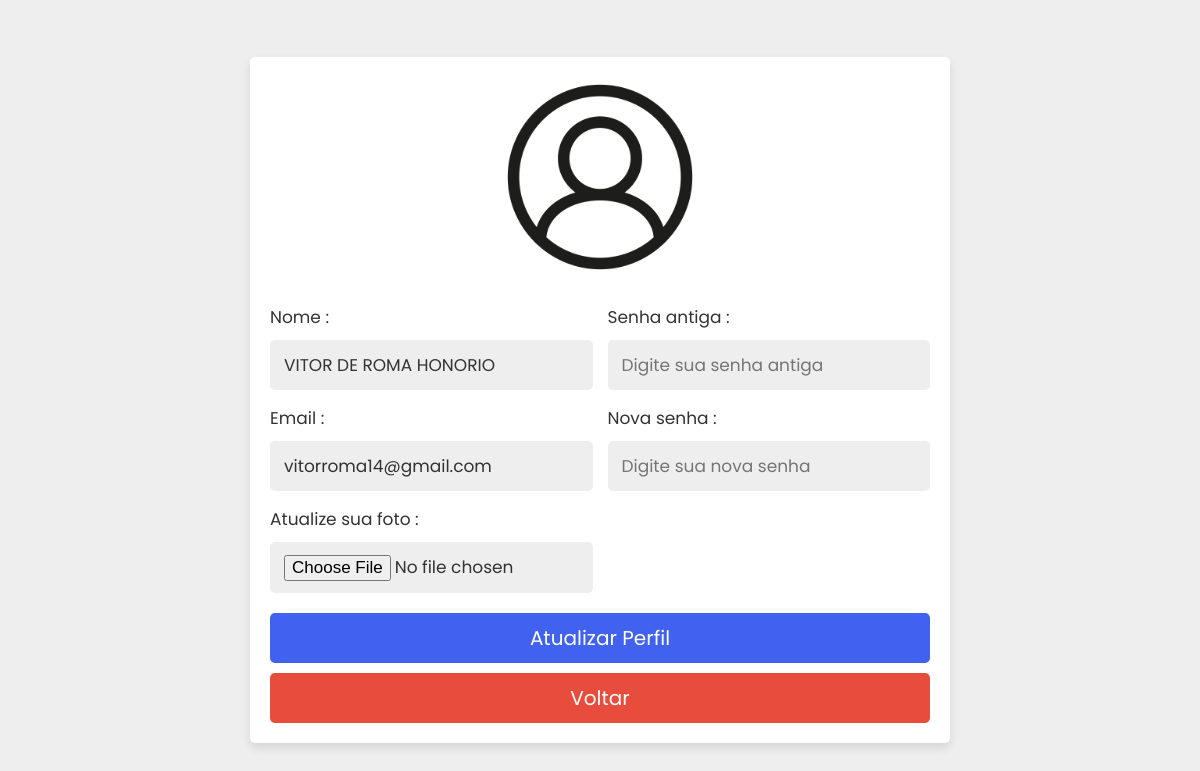
The app's page /edit-profile.php (signed in), older data.
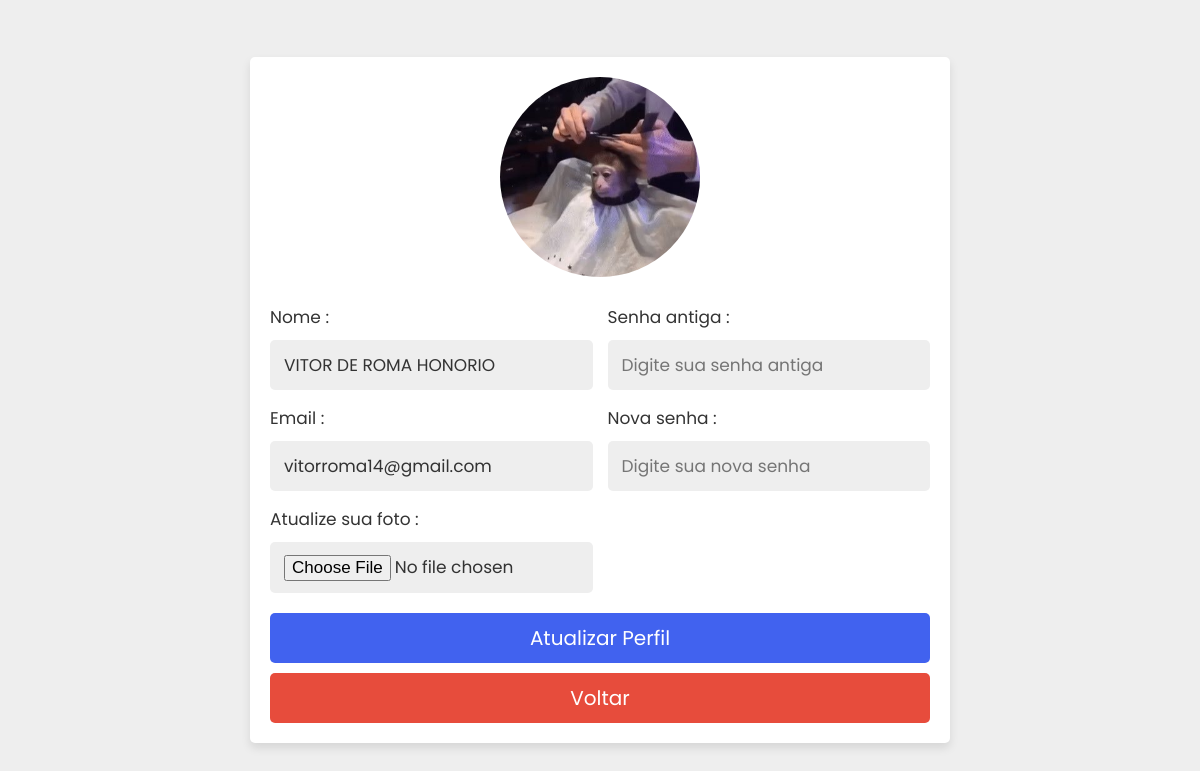
The same page, newer data.
### tables this page shows
CREATE TABLE `usuarios` (
  `id` int(11) NOT NULL,
  `nome` varchar(255) NOT NULL,
  `email` varchar(255) NOT NULL,
  `senha` varchar(255) NOT NULL,
  `estado` varchar(255) DEFAULT NULL,
  `cidade` varchar(255) DEFAULT NULL,
  `telefone` varchar(20) DEFAULT NULL,
  `data_nascimento` date DEFAULT NULL,
  `imagem` varchar(100) NOT NULL DEFAULT 'default.png'
);

### edit-profile.php (the view, shortened to what this page needs)
<?php
include 'conexao.php';
$user_id = $_SESSION['id'];
?>
<!DOCTYPE html>
<html lang="pt-BR">
<head>
    <link rel="stylesheet" href="css/user.css">
</head>
<body>
    <div class="update-profile">
        <?php
        $select = mysqli_query($mysqli, "SELECT * FROM usuarios WHERE id = '$user_id'") or die('query failed');
        if (mysqli_num_rows($select) > 0) {
            $fetch = mysqli_fetch_assoc($select);
        }
        ?>
        <form action="" method="post" enctype="multipart/form-data" onsubmit="return validateForm()">
            <?php
            if ($fetch['imagem'] == '') {
                echo '<img class="foto-user" src="uploads/default.png">';
            } else {
                echo '<img class="foto-user" src="uploads/' . $fetch['imagem'] . '">';
            }
            ?>
            <div class="flex">
                <div class="inputBox">
                    <span>Nome :</span>
                    <input type="text" name="update_name" value="<?php echo $fetch['nome']; ?>" class="box">
                    <span>Email :</span>
                    <input type="email" name="update_email" value="<?php echo $fetch['email']; ?>" class="box">
                    <span>Atualize sua foto :</span>
                    <input type="file" name="update_image" accept="image/jpg, image/jpeg, image/png" class="box">
                </div>
                <div class="inputBox">
                    <span>Senha antiga :</span>
                    <input type="password" name="update_pass" placeholder="Digite sua senha antiga" class="box">
                    <span>Nova senha :</span>
                    <input type="password" name="new_pass" placeholder="Digite sua nova senha" class="box">
                </div>
            </div>
            <input type="submit" value="Atualizar Perfil" name="update_profile" class="btn">
            <a href="index.php" class="delete-btn">Voltar</a>
        </form>
    </div>
</body>
</html>

Row changes from the older to the newer data that the page shows:
changed usuarios "VITOR DE ROMA HONORIO": imagem: picture added in place of a placeholder
